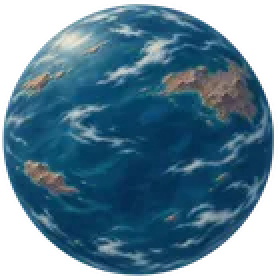
#> input picture assets/art/scenes/archean-early-oceans.webp, 140 x 140 px, shrunk from 700 x 700 before the run (shown 2 times larger)
$ python -i import_trails.py   (imports and definitions only)
#> lines starting #> are read from the running program, lines starting #| are printed output that depends on the picture
"""Import the journey series -> assets/art/trails/*.webp + assets/art/trails.js (window.TRAILS).
    python tools/art/import_trails.py [drawings_dir]
Each journey is a hand-picked list of painted steps from a living animal back to its distant relatives.
Text is written for ages 8-12 and kept careful: most steps are *relatives* that show what the ancestors looked like."""
import os, sys, json, glob
from PIL import Image

ROOT = os.path.dirname(os.path.dirname(os.path.dirname(os.path.abspath(__file__))))
SRC = sys.argv[1] if len(sys.argv) > 1 else r'F:\Claude code\drawings'
OUT = os.path.join(ROOT, 'assets', 'art', 'trails')
# [1 line not run here, left out]

# scene shortcuts (these backgrounds already exist as assets/art/scenes/<name>.webp from import_atlas.py)
S = {
    'farm': 'today-farmyard', 'euc': 'today-eucalypt-park', 'estuary': 'today-tropical-estuary', 'jungle': 'southeast-asian-forest-junglefowl',
    'eocene': 'eocene-47-million-years', 'lcret': 'late-cretaceous-67-million-years', 'ecret': 'early-cretaceous-125-million-years',
    'jur': 'late-jurassic-150-million-years', 'tri': 'late-triassic-230-to-220-million-years', 'dev': 'late-devonian-375-to-365-million-years',
    'coal': 'carboniferous-coal-forest', 'camb': 'cambrian-seafloor', 'micro': 'early-earth-microbial-world', 'luca': 'early-earth-waters',
}

T = {
 'chicken': {'title': "The chicken's journey", 'sub': 'From a farmyard hen back to a fish with elbows', 'dir': 'chicken-series', 'steps': [
  ('01-domestic-hen-today', 'Domestic hen', 'Today', 'Chickens are living dinosaurs. They are bred from red junglefowl that people began keeping thousands of years ago.', ('s', 'farm')),
  ('02-wild-red-junglefowl', 'Wild red junglefowl', 'Today, in the wild', 'The wild bird that today\'s chickens come from lives in the forests of South and Southeast Asia. People tamed it and bred it into hundreds of kinds.', ('s', 'jungle')),
  ('03-asteriornis-about-67-million-years-ago', 'Asteriornis', 'About 67 million years ago', 'Nicknamed the "wonderchicken". It is the oldest known relative of the bird group that holds chickens, turkeys and ducks. It lived just before the asteroid.', ('s', 'lcret')),
  ('04-archaeopteryx-about-150-million-years-ago', 'Archaeopteryx', 'About 150 million years ago', 'A feathered dinosaur with wings, teeth, claws and a long bony tail. It is an early cousin of modern birds, so it shows us what early birds were like.', ('s', 'jur')),
  ('05-early-dinosaur-about-230-million-years-ago', 'An early dinosaur', 'About 230 million years ago', 'The first dinosaurs were small and ran on two legs. Birds are descended from this branch of the family tree.', ('s', 'tri')),
  ('06-tiktaalik-about-375-million-years-ago', 'Tiktaalik', 'About 375 million years ago', 'A big fish with elbow-like fins and a neck. Every animal with a backbone and four limbs, including chickens, comes from fish like this.', ('s', 'dev')),
 ]},
 'crocodile': {'title': "The crocodile's journey", 'sub': 'From a saltwater crocodile back to LUCA', 'dir': 'crocodile-series', 'steps': [
  ('01-saltwater-crocodile-today', 'Saltwater crocodile', 'Today', 'The biggest living reptile. Crocodiles are not ancestors of birds. They are cousins, and they share an ancestor with birds from about 250 million years ago.', ('s', 'estuary')),
  ('02-bernissartia-about-125-million-years-ago', 'Bernissartia', 'About 125 million years ago', 'A small crocodile relative with short jaws and flat teeth for crunching shells. It lived in swamps in what is now Belgium.', ('s', 'ecret')),
  ('03-hesperosuchus-about-220-million-years-ago', 'Hesperosuchus', 'About 220 million years ago', 'An early relative of crocodiles with slim legs held under its body. It ran on land and hunted small animals.', ('s', 'tri')),
  ('04-acanthostega-about-365-million-years-ago', 'Acanthostega', 'About 365 million years ago', 'One of the first animals with limbs and fingers. It still lived mostly in the water.', ('s', 'dev')),
  ('05-tiktaalik-about-375-million-years-ago', 'Tiktaalik', 'About 375 million years ago', 'A fish with strong fins and a neck. Its fins had bones that could push up, a clue to how limbs began.', ('s', 'dev')),
  ('06-luca-billions-of-years-ago', 'LUCA', 'About 4 billion years ago', 'The last universal common ancestor: a tiny cell that every living thing, crocodiles included, comes from.', ('s', 'luca')),
 ]},
 'magpie': {'title': "The magpie's journey", 'sub': 'From an Australian magpie back to LUCA', 'dir': 'magpie-series', 'steps': [
  ('01-australian-magpie-today', 'Australian magpie', 'Today', 'A clever living dinosaur. The Australian magpie is not closely related to the European magpie, but both are perching birds.', ('s', 'euc')),
  ('02-early-perching-bird-about-47-million-years-ago', 'An early perching bird', 'About 47 million years ago', 'Small perching birds were already around by the Eocene. They grew into the songbirds, the biggest bird group of all.', ('s', 'eocene')),
  ('03-archaeopteryx-about-150-million-years-ago', 'Archaeopteryx', 'About 150 million years ago', 'A feathered dinosaur with teeth, claws on its wings and a long bony tail. An early cousin of all modern birds.', ('s', 'jur')),
  ('04-early-dinosaur-about-230-million-years-ago', 'An early dinosaur', 'About 230 million years ago', 'Small, two-legged and light. Birds come from the meat-eating branch of the dinosaur family tree.', ('s', 'tri')),
  ('05-tiktaalik-about-375-million-years-ago', 'Tiktaalik', 'About 375 million years ago', 'A fish with elbow-like fins. Animals with four limbs, birds included, trace back to fish like this.', ('s', 'dev')),
  ('06-luca-billions-of-years-ago', 'LUCA', 'About 4 billion years ago', 'The single kind of ancient cell that all living things share as an ancestor.', ('s', 'luca')),
 ]},
 'hummingbird': {'title': "The hummingbird's journey", 'sub': 'From a tiny hoverer back to a fish with elbows', 'dir': 'hummingbird-series', 'steps': [
  ('01-ruby-throated-hummingbird-today', 'Ruby-throated hummingbird', 'Today', 'A living dinosaur that weighs about as much as a coin. It beats its wings about 50 times every second to hover.', ('b', 'background-01-eastern-woodland-edge')),
  ('02-eurotrochilus-30-to-34-million-years-ago', 'Eurotrochilus', '30 to 34 million years ago', 'One of the oldest known true hummingbird relatives. It lived in Europe, where there are no hummingbirds today.', ('b', 'background-02-oligocene-european-forest')),
  ('03-eocypselus-about-52-million-years-ago', 'Eocypselus', 'About 52 million years ago', 'A small bird from an ancient lake, related to the swifts and hummingbirds. It shows what their common ancestors looked like.', ('b', 'background-03-eocene-fossil-lake')),
  ('04-archaeopteryx-about-150-million-years-ago', 'Archaeopteryx', 'About 150 million years ago', 'A feathered dinosaur with teeth and claws. It is an early cousin of modern birds.', ('b', 'background-04-late-jurassic-lagoon')),
  ('05-early-dinosaur-about-230-million-years-ago', 'An early dinosaur', 'About 230 million years ago', 'Small and quick on two legs. Birds come from this branch of the family tree.', ('b', 'background-05-late-triassic-floodplain')),
  ('06-tiktaalik-about-375-million-years-ago', 'Tiktaalik', 'About 375 million years ago', 'A fish with a neck and elbow-like fins, from the time when animals began to move onto land.', ('b', 'background-06-late-devonian-shallows')),
 ]},
 'snake': {'title': "The snake's journey", 'sub': 'From a carpet python back to a fish with elbows', 'dir': 'snake-series', 'steps': [
  ('01-carpet-python-today', 'Carpet python', 'Today', 'A snake is a lizard that lost its legs. Pythons even keep tiny leftover hip bones and little claws.', ('b', 'background-01-eucalypt-park')),
  ('02-messelopython-about-47-million-years-ago', 'Messelopython', 'About 47 million years ago', 'An early python from a lake in what is now Germany, preserved in great detail.', ('b', 'background-02-eocene-messel-lake')),
  ('03-najash-about-95-million-years-ago-v2', 'Najash', 'About 95 million years ago', 'A snake that still had back legs. It shows snakes did not lose their legs all at once.', ('b', 'background-03-cretaceous-patagonia')),
  ('04-hylonomus-carboniferous-v2', 'Hylonomus', 'About 318 million years ago', 'One of the oldest known reptiles, a small lizard-like animal. It shows what the ancestors of lizards and snakes were like.', ('b', 'background-04-carboniferous-coal-forest')),
  ('05-tiktaalik-about-375-million-years-ago', 'Tiktaalik', 'About 375 million years ago', 'A fish with elbow-like fins. All four-limbed animals, snakes included, come from fish like this.', ('b', 'background-05-late-devonian-shallows')),
 ]},
 'human': {'title': 'Your journey', 'sub': 'From you back to the first living cells', 'dir': 'human-evolution-trail', 'steps': [
  ('01-human', 'Human', 'Today', 'That is you! Humans are mammals, and mammals are on the same branch of the family tree as Dimetrodon.', ('s', 'euc')),
  ('02-homo-erectus', 'Homo erectus', 'About 1.9 million years ago, and later', 'An early human relative that walked upright and made stone tools. It is a cousin of ours more than a grandparent.', ('s', 'euc')),
  ('03-australopithecus-afarensis', 'Australopithecus afarensis', 'About 3 to 4 million years ago', 'An upright-walking ape-like relative of ours, known from the famous skeleton called Lucy.', ('s', 'euc')),
  ('04-teilhardina', 'Teilhardina', 'About 56 million years ago', 'A tiny early primate with big eyes and grasping hands. It lived in warm forests.', ('s', 'eocene')),
  ('05-early-mammal', 'An early mammal', 'About 200 million years ago', 'Shrew-sized and furry. Early mammals lived alongside the dinosaurs for over 140 million years.', ('s', 'tri')),
  ('06-cynodont', 'A cynodont', 'About 250 million years ago', 'An almost-mammal with fur and whiskers. Its jaw bones are the ancestors of your ear bones.', ('s', 'tri')),
  ('07-early-synapsid', 'An early synapsid', 'About 300 million years ago', 'A long-bodied relative on the mammal side of the family tree. It was not a reptile and not a dinosaur.', ('s', 'coal')),
  ('08-acanthostega', 'Acanthostega', 'About 365 million years ago', 'One of the first animals with limbs and fingers. It lived mostly in water.', ('s', 'dev')),
  ('09-tiktaalik', 'Tiktaalik', 'About 375 million years ago', 'A fish with elbow-like fins and a neck. A big step on the way to walking on land.', ('s', 'dev')),
  ('10-pikaia', 'Pikaia', 'About 505 million years ago', 'A small swimmer with a stiff rod along its back, an early relative of animals with backbones.', ('s', 'camb')),
  ('11-early-microbial-life-stromatolites', 'Microbial mats', 'About 3.5 billion years ago', 'Layered mounds built by microbes. These are among the oldest fossils we know.', ('s', 'micro')),
  ('12-luca', 'LUCA', 'About 4 billion years ago', 'The last universal common ancestor: one kind of tiny cell that all living things share as an ancestor.', ('s', 'luca')),
 ]},
}


def cutout(path, dest, maxw=1000):
#> called with dest = 'out.png', maxw = 1000
    im = Image.open(path).convert('RGBA')
#> im is the input picture: PIL image 140x140 RGBA; mean R, G, B, A 36.5, 73.8, 94.6, 183.1
    bb = im.getchannel('A').point(lambda v: 255 if v > 10 else 0).getbbox()
#> bb = (1, 2, 137, 138)
    if bb:
        im = im.crop(bb)
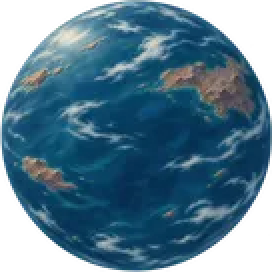
#> im: PIL image 136x136 RGBA (shown 2 times larger); mean R, G, B, A 37.2, 76, 97.6, 194; transparent parts drawn white
    if im.width > maxw:
        im = im.resize((maxw, round(im.height * maxw / im.width)), Image.LANCZOS)
    im.save(dest, 'WEBP', quality=84, method=6)
    return im.size


out = {}
# [20 lines not run here, left out]
tot = sum(os.path.getsize(p) for p in glob.glob(os.path.join(OUT, '*.webp')))
# [1 line not run here, left out]

>>> result = cutout('../../assets/art/scenes/archean-early-oceans.webp', 'out.png')
#> result = (136, 136)
